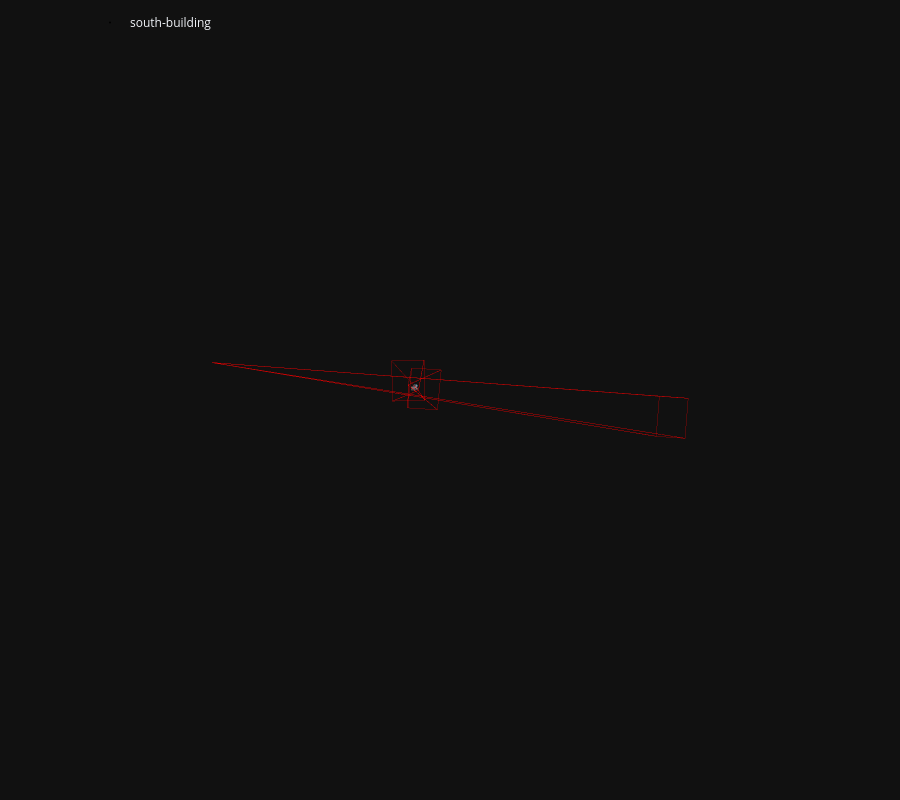

Here is the notebook cell this chart was saved with:
### Code cell
# 3D interaktif görselleştirme
from hloc.utils import viz_3d

fig = viz_3d.init_figure()
viz_3d.plot_reconstruction(
    fig,
    viz_model,
    color="rgba(255,0,0,0.5)",
    name="south-building",
    points_rgb=True,
)
fig.show()

### Figure 1 — Plotly figure (JSON) as saved in the notebook; plotly's stock layout.template omitted (floating-point values rounded to 4 significant figures; data arrays with more than 128 entries replaced by an {"elided": "..."} marker saying what was removed)
{"data": [{"legendgroup": "south-building", "marker": {"color": {"elided": "387x3 int values"}, "line": {"width": 0}, "size": 1}, "mode": "markers", "name": "south-building", "type": "scatter3d", "x": {"elided": "387 float values"}, "y": {"elided": "387 float values"}, "z": {"elided": "387 float values"}}, {"hovertemplate": "Image(image_id=31, camera=Camera(camera_id=31), name=\"images/IMG_20251212_152602.jpg\", has_pose=1, triangulated=374/3525)", "legendgroup": "south-building", "line": {"color": "rgba(255,0,0,0.5)", "width": 1}, "mode": "lines", "name": "31", "showlegend": false, "type": "scatter3d", "x": [-3.039, 7.088, 7.741, -3.039, 7.741, 7.669, -3.039, 7.669, 7.017, -3.039, 7.017, 7.088], "y": [-0.6447, 1.166, 1.194, -0.6447, 1.194, 2.097, -0.6447, 2.097, 2.069, -0.6447, 2.069, 1.166], "z": [-5.309, 15.61, 15.28, -5.309, 15.28, 15.21, -5.309, 15.21, 15.55, -5.309, 15.55, 15.61]}, {"hovertemplate": "Image(image_id=32, camera=Camera(camera_id=32), name=\"images/IMG_20251212_152607.jpg\", has_pose=1, triangulated=379/3820)", "legendgroup": "south-building", "line": {"color": "rgba(255,0,0,0.5)", "width": 1}, "mode": "lines", "name": "32", "showlegend": false, "type": "scatter3d", "x": [1.403, 1.484, 2.152, 1.403, 2.152, 2.067, 1.403, 2.067, 1.399, 1.403, 1.399, 1.484], "y": [0.3002, -0.02944, -0.001218, 0.3002, -0.001218, 0.897, 0.3002, 0.897, 0.8688, 0.3002, 0.8688, -0.02944], "z": [3.476, 4.524, 4.225, 3.476, 4.225, 4.12, 3.476, 4.12, 4.419, 3.476, 4.419, 4.524]}, {"hovertemplate": "Image(image_id=9, camera=Camera(camera_id=9), name=\"images/IMG_20251212_152325.jpg\", has_pose=1, triangulated=30/3722)", "legendgroup": "south-building", "line": {"color": "rgba(255,0,0,0.5)", "width": 1}, "mode": "lines", "name": "9", "showlegend": false, "type": "scatter3d", "x": [1.636, 1.031, 1.763, 1.636, 1.763, 1.782, 1.636, 1.782, 1.051, 1.636, 1.051, 1.031], "y": [0.3445, -0.07102, -0.08671, 0.3445, -0.08671, 0.8213, 0.3445, 0.8213, 0.837, 0.3445, 0.837, -0.07102], "z": [1.833, 6.885, 6.918, 1.833, 6.918, 6.914, 1.833, 6.914, 6.881, 1.833, 6.881, 6.885]}], "layout": {"height": 800, "legend": {"orientation": "h", "x": 0.1, "xanchor": "left", "y": 0.99, "yanchor": "top"}, "margin": {"b": 0, "l": 0, "pad": 0, "r": 0, "t": 0}, "scene": {"aspectmode": "data", "camera": {"eye": {"x": 0, "y": -0.1, "z": -2}, "projection": {"type": "orthographic"}, "up": {"x": 0, "y": -1, "z": 0}}, "dragmode": "orbit", "xaxis": {"autorange": true, "showbackground": false, "showgrid": false, "showline": false, "showticklabels": true, "visible": false}, "yaxis": {"autorange": true, "showbackground": false, "showgrid": false, "showline": false, "showticklabels": true, "visible": false}, "zaxis": {"autorange": true, "showbackground": false, "showgrid": false, "showline": false, "showticklabels": true, "visible": false}}}}
